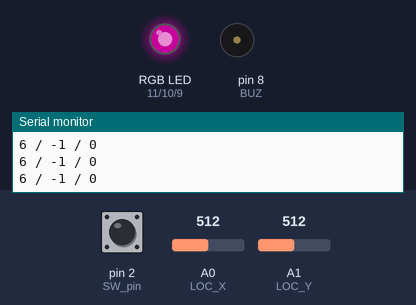
This sketch was run on a simulated Arduino Uno, built with avr-gcc and run on an emulated ATmega328P. Parts: an RGB LED mixed from three pins (HIGH = lit), buzzer (waves = sounding, pin HIGH), the last lines printed to the serial monitor. The test bench sets the inputs (shaded band); at power-on: A0 (LOC_X) = 512, A1 (LOC_Y) = 512, pin 2 (SW_pin) HIGH. Dim RGB values are drawn brighter than linear.

Above: at 1.2 s.
1.3 s: A0 (LOC_X) set to 510
At 2.2 s:
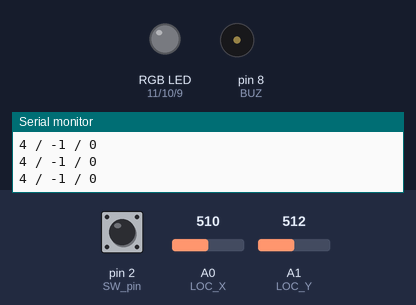
2.8 s: A1 (LOC_Y) set to 497
At 4.0 s:
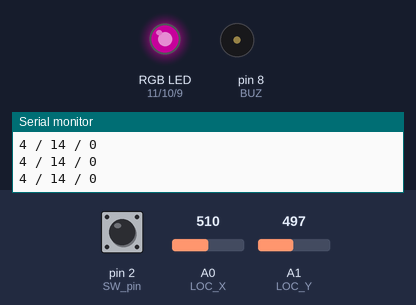
4.3 s: A0 (LOC_X) set to 306
At 5.8 s:
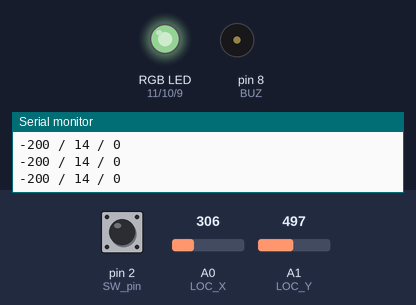
6.1 s: A1 (LOC_Y) set to 716
At 7.3 s:
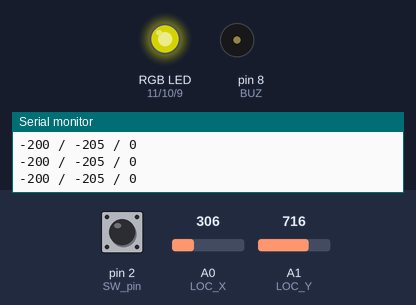
7.7 s: A0 (LOC_X) set to 511
At 8.2 s:
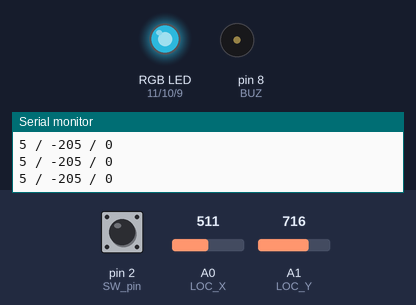
9.2 s: A1 (LOC_Y) set to 501
At 10.1 s:
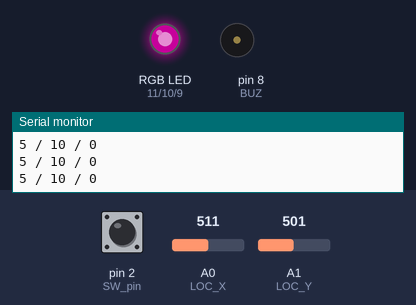
Timing chart, 0 to 11.7 s (numbered marks = the images above; inputs shaded):
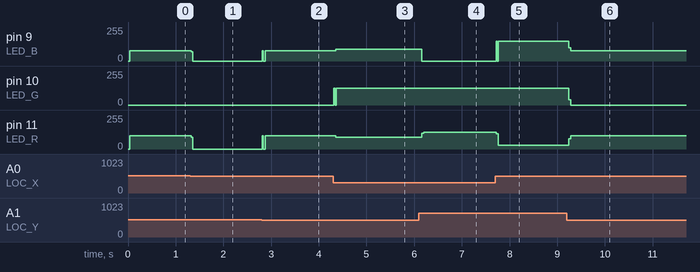

Measured:
- the behaviour switches between 511 and 510 on A0 (LOC_X) (found by bisection; images 0 and 1)
- the behaviour switches between 507 and 506 on A1 (LOC_Y) (found by bisection; images 1 and 2)
- after the input at 1.3 s, pin 9 (LED_B): 77/255 → 0/255 at once; pin 11 (LED_R): 99/255 → 0/255 at once
- after the input at 2.8 s, pin 9 (LED_B): 0/255 → 77/255 at once; pin 11 (LED_R): 0/255 → 99/255 at once
- after the input at 4.3 s, pin 9 (LED_B): 77/255 → 88/255 after 0.06 s; pin 10 (LED_G): 0/255 → 125/255 at once; pin 11 (LED_R): 99/255 → 88/255 after 0.06 s
- after the input at 6.1 s, pin 9 (LED_B): 88/255 → 0/255 after 0.06 s; pin 11 (LED_R): 88/255 → 125/255 after 0.06 s
- after the input at 7.7 s, pin 9 (LED_B): 0/255 → 150/255 at once; pin 11 (LED_R): 125/255 → 30/255 at once
- after the input at 9.2 s, pin 9 (LED_B): 150/255 → 77/255 at once; pin 10 (LED_G): 125/255 → 0/255 at once; pin 11 (LED_R): 30/255 → 99/255 at once

The sketch:

JoyStick_control_with_interrupt_1019.ino
```cpp
#define LOC_X A0
#define LOC_Y A1
#define LED_R 11
#define LED_G 10
#define LED_B 9
#define BUZ 8
#define SW_pin 2
#define debounceTime 100

volatile boolean led_buz_state;

/* int lastButtonState = LOW;
boolean Buttonstate;
long lastDebounceTime = 0;
long debounceDelay = 30; */

void setup() {
  Serial.begin(9600);

  pinMode(SW_pin, INPUT_PULLUP);
  pinMode(LOC_X, INPUT);
  pinMode(LOC_Y, INPUT);
  pinMode(BUZ, OUTPUT);
  pinMode(LED_R, OUTPUT);
  pinMode(LED_G, OUTPUT);
  pinMode(LED_B, OUTPUT);
  attachInterrupt(digitalPinToInterrupt(SW_pin), peep, FALLING);
}

void peep(){
  long lastTime = 0;
  long nowTime = millis();

  if ((nowTime - lastTime) - debounceTime){
     led_buz_state = !led_buz_state;
  }
  lastTime = nowTime;
}

void loop() {
  int locationX = analogRead(LOC_X);
  int locationY = analogRead(LOC_Y);
  int DlocX = locationX - 506;
  int DlocY = 0;
  if (locationY < 511)
  {
    DlocY = 511 - locationY;
  }
  else if (locationY > 511)
  {
    DlocY = -(locationY - 511);
  }


  /* boolean SWreading = digitalRead(SW_pin);

  if (SWreading != lastButtonState){
    lastDebounceTime = millis(); // 버튼 입력정보가 HIGH랑 다를 시 (풀업 시에는 눌렀을 때) millis (현재시간)을 lastDebountTIme에 저장
  }

  if ((millis() - lastDebounceTime) > debounceDelay){
    if (SWreading != Buttonstate){
      Buttonstate = SWreading;
      if (Buttonstate = HIGH){
        Serial.println("버튼 pressed");
        digitalWrite(LED_R, Buttonstate);
        digitalWrite(LED_G, Buttonstate);
        digitalWrite(LED_B, Buttonstate);
        lastButtonState = HIGH;
      }
    }
  }

  lastButtonState = SWreading; */

  Serial.print(DlocX);
  Serial.print(" / ");
  Serial.print(DlocY);
  Serial.print(" / ");
  Serial.println(digitalRead(led_buz_state));
  // digitalWrite(BUZ, led_buz_state);
  digitalWrite(LED_R, led_buz_state);
  digitalWrite(LED_B, led_buz_state);
  digitalWrite(LED_G, led_buz_state);

  if ((DlocX > -15 && DlocX < 5) && DlocY > 508){
    setColor(0, 125, 125);
  }
  else if ((DlocX > -5 && DlocX < 5) && (DlocY > -5 && DlocY < 5)){
    digitalWrite(LED_R, led_buz_state);
    digitalWrite(LED_B, led_buz_state);
    digitalWrite(LED_G, led_buz_state);
  }
  else if (DlocX < -505 && DlocY > 508){
    setColor(125, 0, 125);
  }
  else if (DlocX < -505 && (DlocY < 5 && DlocY > -10)){
    setColor(125, 125, 0);
  }
  else if (DlocX < -505 && DlocY < -11){
    setColor(75, 125, 50);
  }
  else if (DlocX < -505 && DlocY > 0){
    setColor(87, 33, 87);
  }
  else if ((DlocX > -505 && DlocX < 0) && DlocY > 0){
    setColor(88, 125, 88);
  }
  else if ((DlocX > -505 && DlocX < 3) && DlocY < 0){
    setColor(125, 125, 0);
  }
  else if (DlocX > 3 && DlocY < -100){
    setColor(30, 125, 150);
  }
  else if (DlocX > 3 && (DlocY > -100 && DlocY < 100)){
    setColor(99, 0, 77);
  }
  else if (DlocX > 3 && DlocY > 100){
    setColor(93, 77, 111);
  }
}

void setColor(int red, int green, int blue){
  analogWrite(LED_R, red);
  analogWrite(LED_G, green);
  analogWrite(LED_B, blue);
}
```
